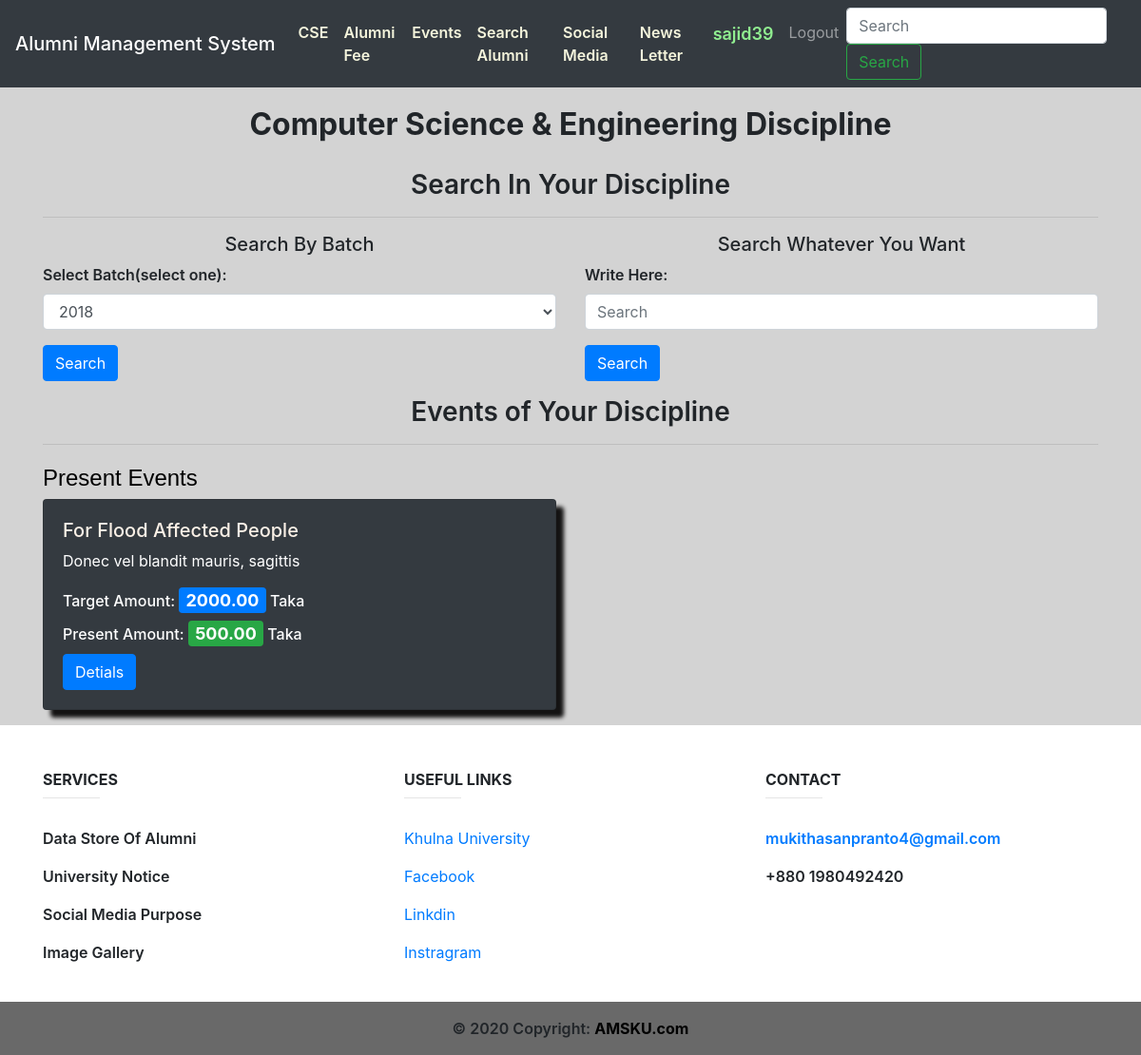
The page /discipline_view/ (signed in) on the database its author committed.
### alumni_profile/models.py (models this page shows, shortened)
class Alumni_Profile(models.Model):
    discipline_list = ['Architecture','CSE','ECE','Math','URP','Physics','Chemistry','Stat','Pharmacy','BGE','FWT','FMRT','Agrotechnology','ES','SWE','BAD','HRM','DP','PM','DS','History','English','Bangla','IER','Sculpture','Econ','Sociology','MCJ','Law']
    Discipline_Choices = []
    for x in discipline_list:
        Discipline_Choices.append((x,x))
    Id_Choices = []
    for x in range(1,51):
        Id_Choices.append((str(x),str(x)))
    Batch_Choices = []
    for x in range(1991,2019):
        Batch_Choices.append((str(x),str(x)))
    job_list=['Agriculture','Architecture and Construction','Business Management and Administration','Education','Finance','Food','Government and Public Administration','Health Science','Human Services','Law, Public Safety, Corrections and Security','Manufacturing','Marketing, Sales and Service','Natural Resources','Science, Technology and Engineering','Other']
    Job_Choices = []
    for x in job_list:
        Job_Choices.append((x,x))
    country_list = ["Afghanistan","Albania","Algeria","Andorra","Angola","Anguilla","Antigua &amp; Barbuda","Argentina","Armenia","Aruba","Australia","Austria","Azerbaijan","Bahamas","Bahrain","Bangladesh","Barbados","Belarus","Belgium","Belize","Benin","Bermuda","Bhutan","Bolivia","Bosnia &amp; Herzegovina","Botswana","Brazil","British Virgin Islands","Brunei","Bulgaria","Burkina Faso","Burundi","Cambodia","Cameroon","Cape Verde","Cayman Islands","Chad","Chile","China","Colombia","Congo","Cook Islands","Costa Rica","Cote D Ivoire","Croatia","Cruise Ship","Cuba","Cyprus","Czech Republic","Denmark","Djibouti","Dominica","Dominican Republic","Ecuador","Egypt","El Salvador","Equatorial Guinea","Estonia","Ethiopia","Falkland Islands","Faroe Islands","Fiji","Finland","France","French Polynesia","French West Indies","Gabon","Gambia","Georgia","Germany","Ghana","Gibraltar","Greece","Greenland","Grenada","Guam","Guatemala","Guernsey","Guinea","Guinea Bissau","Guyana","Haiti","Honduras","Hong Kong","Hungary","Iceland","India","Indonesia","Iran","Iraq","Ireland","Isle of Man","Israel","Italy","Jamaica","Japan","Jersey","Jordan","Kazakhstan","Kenya","Kuwait","Kyrgyz Republic","Laos","Latvia","Lebanon","Lesotho","Liberia","Libya","Liechtenstein","Lithuania","Luxembourg","Macau","Macedonia","Madagascar","Malawi","Malaysia","Maldives","Mali","Malta","Mauritania","Mauritius","Mexico","Moldova","Monaco","Mongolia","Montenegro","Montserrat","Morocco","Mozambique","Namibia","Nepal","Netherlands","Netherlands Antilles","New Caledonia","New Zealand","Nicaragua","Niger","Nigeria","Norway","Oman","Pakistan","Palestine","Panama","Papua New Guinea","Paraguay","Peru","Philippines","Poland","Portugal","Puerto Rico","Qatar","Reunion","Romania","Russia","Rwanda","Saint Pierre &amp; Miquelon","Samoa","San Marino","Satellite","Saudi Arabia","Senegal","Serbia","Seychelles","Sierra Leone","Singapore","Slovakia","Slovenia","South Africa","South Korea","Spain","Sri Lanka","St Kitts &amp; Nevis","St Lucia","St Vincent","St. Lucia","Sudan","Suriname","Swaziland","Sweden","Switzerland","Syria","Taiwan","Tajikistan","Tanzania","Thailand","Timor L'Este","Togo","Tonga","Trinidad &amp; Tobago","Tunisia","Turkey","Turkmenistan","Turks &amp; Caicos","Uganda","Ukraine","United Arab Emirates","United Kingdom","Uruguay","Uzbekistan","Venezuela","Vietnam","Virgin Islands (US)","Yemen","Zambia","Zimbabwe"]
    Country_Choices = []
    for x in country_list:
        Country_Choices.append((x,x))
    full_name = models.CharField(max_length=255)
    image = models.FileField(upload_to='uploads/')
    certificate = models.FileField(upload_to='uploads/')
    discipline = models.CharField(max_length=255,choices=Discipline_Choices)
    student_id = models.CharField(max_length=10)
    batch = models.CharField(max_length=50,choices=Batch_Choices)
    job_type = models.CharField(max_length=50)
    job_position = models.CharField(max_length=60)
    company_name = models.CharField(max_length=60,blank=True)
    higher_study = models.CharField(max_length=60)
    present_address = models.CharField(max_length=60)
    present_country = models.CharField(max_length=60,choices=Country_Choices)
    prmanent_address = models.CharField(max_length=60)
    mobile = models.CharField(max_length=60)
    facebook = models.URLField(max_length=60,blank=True)
    linkdin = models.URLField(max_length=60,blank=True)
    about_me = models.TextField()
    is_verified = models.BooleanField(default=False)
    ask_for_update_certificate = models.BooleanField(default=False)
    user = models.OneToOneField(settings.AUTH_USER_MODEL, on_delete=models.CASCADE,related_name="alumni")

### event/models.py (models this page shows, shortened)
class Event(models.Model):
    discipline_list = ['Architecture','CSE','ECE','Math','URP','Physics','Chemistry','Stat','Pharmacy','BGE','FWT','FMRT','Agrotechnology','ES','SWE','BAD','HRM','DP','PM','DS','History','English','Bangla','IER','Sculpture','Econ','Sociology','MCJ','Law']
    Discipline_Choices = []
    for x in discipline_list:
        Discipline_Choices.append((x,x))
    headline = models.CharField(max_length=100)
    description = models.TextField()
    discipline = models.CharField(max_length=255,choices=Discipline_Choices,blank=True)
    visible_to = models.CharField(max_length=255,choices=Discipline_Choices,blank=True)
    target_amount = models.DecimalField(max_digits=15, decimal_places=2)
    present_amount = models.DecimalField(max_digits=15, decimal_places=2,default=0)
    is_present = models.BooleanField(default=True)

### home/views.py (the view)
# urls.py: path('discipline_view/',discipline_view,name='discipline_view'),
def discipline_view(request):
    dis = request.user.alumni.discipline
    full_dis = discipline_dict[dis]
    print(full_dis)
    temp = Alumni_Profile.objects.filter(Q(discipline=dis) & Q(is_verified=True))
    batches = []
    for x in temp:
        if x.batch not in batches:
            batches.append(x.batch)
    dis_present = Event.objects.filter(Q(is_present=True) & Q(discipline=request.user.alumni.discipline))
    dis_prev = Event.objects.filter(Q(is_present=False) & Q(discipline=request.user.alumni.discipline))
    return render(request,"home/discipline_view.html",{'batches':batches,'events':dis_present,'past':dis_prev,'full_dis':full_dis})

### alumni_fee/context_processors.py (called while the page is built)
def add_variable_to_context(request):
    year_fee = Fee_Info.objects.get()
    current_news_letter = News_Letter.objects.all().order_by('-start_date').first()
    return {
        'yearFee': year_fee.yearly_fee,
        'current_news_letter':current_news_letter,
    }

### templates/home/discipline_view.html (shortened to what this page needs)
{% extends "base.html" %}
{% load static %}
{% block content %}
<div style="background-color: lightgrey;">
    <div class="container">
        <h2 style="padding: 20px;text-align: center;font-weight: 700;">{{full_dis}} Discipline
        </h2>
        <h3 style="text-align: center;font-weight: 600;">Search In Your Discipline</h3>
        <hr>
        <div class="row">
            <div class="col-sm-6 pb-3">
                <h5 style="text-align: center;">Search By Batch</h5>
                <form action="{% url 'discipline_view_search_results' %}" method="POST">
                    <div class="form-group">
                        <label for="sel1" style="font-weight: 600;">Select Batch(select one):</label>
                        <select class="form-control" id="sel1" name="batch">
                            {% for bat in batches %}
                            <option value="{{bat}}">{{bat}}</option>
                            {% endfor %}
                        </select>
                    </div>
                    <button type="submit" class="btn btn-primary">Search</button>
                </form>
            </div>
            <div class="col-sm-6 pb-3">
                <h5 style="text-align: center;">Search Whatever You Want</h5>
                <form action="{% url 'discipline_view_search_results' %}" method="POST">
                    <div class="form-group">
                        <label for="discipline_advance" style="font-weight: 600;">Write Here:</label>
                        <input type="text" name="discipline_advance" id="" class="form-control" placeholder="Search">
                    </div>
                    <button type="submit" class="btn btn-primary">Search</button>
                </form>
            </div>
        </div>
        <h3 style="text-align: center;font-weight: 600;">Events of Your Discipline</h3>
        <hr>
        {% if events %}
        <h4 style="color: black;">Present Events</h4>
        {% endif %}
        <div class="row">
            {% for event in events %}
                {% if forloop.counter|divisibleby:2 %}
                <div class="col-sm-6 mb-3">
                    <div class="card bg-dark text-white" style="box-shadow: 8px 8px 4px rgb(20, 19, 19);">
                        <div class="card-body">
                            <h5 style="color:linen;">{{event.headline}}</h5>
                            <p>{{event.description| slice:":60"}}</p>
                            <h6>Target Amount: <span class="badge badge-primary" style="font-size: large;">{{event.target_amount}}</span> Taka</h6>
                            <h6>Present Amount: <span class="badge badge-success" style="font-size: large;">{{event.present_amount}}</span> Taka</h6>
                            <form action="{% url 'event_details' event.id %}">
                                <input type="submit" value="Detials" class="btn btn-primary">
                            </form>
                        </div>
                    </div>
                </div>
                {% else %}
                <div class="col-sm-6 mb-3">
                    <div class="card bg-dark text-white" style="box-shadow: 8px 8px 4px rgb(20, 19, 19);">
                        <div class="card-body">
                            <h5 style="color:linen;">{{event.headline}}</h5>
                            <p>{{event.description| slice:":35"}}</p>
                            <h6>Target Amount: <span class="badge badge-primary" style="font-size: large;">{{event.target_amount}}</span> Taka</h6>
                            <h6>Present Amount: <span class="badge badge-success" style="font-size: large;">{{event.present_amount}}</span> Taka</h6>
                            <form action="{% url 'event_details' event.id %}">
                                <input type="submit" value="Detials" class="btn btn-primary">
                            </form>
                        </div>
                    </div>
                </div>
                {% endif %}
                {% endfor %}
            </div>
    </div>
</div>
{% endblock %}

### templates/base.html (shortened to what this page needs)
<!DOCTYPE html>
<html lang="en">
{% load static %}
<head>
    <link rel="stylesheet" href="https://cdnjs.cloudflare.com/ajax/libs/font-awesome/4.7.0/css/font-awesome.min.css">
    <link rel="stylesheet" href="https://maxcdn.bootstrapcdn.com/bootstrap/4.5.2/css/bootstrap.min.css">
    <link rel="stylesheet" href="{% static 'profile/profile_style.css' %}">
    <link rel="stylesheet" href="{% static 'css/style.css' %}">
</head>
<body>
    <nav class="navbar navbar-expand-lg navbar-dark bg-dark">
        <a href="{% url 'home' %}"><span class="navbar-brand mb-0 h1">Alumni Management System</span></a>
        <div class="collapse navbar-collapse" id="navbarSupportedContent">
            <ul class="navbar-nav m-auto">
                {% if request.user.alumni.is_verified %}
                <li class="nav-item ">
                    <a class="nav-link" style="font-weight: 600;color: beige;"
                        href="{% url 'discipline_view' %}">{{request.user.alumni.discipline}}</a>
                </li>
                <li class="nav-item ">
                    <a class="nav-link" style="font-weight: 600;color: beige;"
                        href="{% url 'alumni_fee_home' request.user.alumni.id %}">Alumni Fee</a>
                </li>
                <li class="nav-item ">
                    <a class="nav-link" style="font-weight: 600;color: beige;" href="{% url 'event_view' %}">Events</a>
                </li>
                {% endif %}
                <li class="nav-item ">
                    <a class="nav-link" style="font-weight: 600;color: beige;" href="{% url 'search_view' %}">Search
                        Alumni</a>
                </li>
                <li class="nav-item ">
                    <a class="nav-link" style="font-weight: 600;color: beige;" href="{% url 'welcome_view' %}">Social
                        Media</a>
                </li>
                <li class="nav-item ">
                    <a class="nav-link" style="font-weight: 600;color: beige;" href="{% url 'news_view' current_news_letter.id %}">News Letter</a>
                </li>
                <li class="nav-item ">
                    <a class="nav-link" style="font-weight: 600;color: lightgreen;font-size: large;"
                        href="{% url 'alumni_profile' user.id %}">{{request.user}}</a>
                </li>
                <li class="nav-item ">
                    <a class="nav-link" href="{% url 'account_logout' %}">Logout</a>
                </li>
            </ul>
            <form class="form-inline my-2 my-lg-0" action="{% url 'advance_search_result' %}" method="POST">
                <input class="form-control mr-sm-2" name="search" type="search" placeholder="Search"
                    aria-label="Search">
                <button class="btn btn-outline-success my-2 my-sm-0" type="submit">Search</button>
            </form>
        </div>
    </nav>
    {% block content %}{% endblock %}
    <div class="container text-center text-md-left mt-5">
        <div class="row mt-3">
            <div class="col-md-4 col-lg-4 col-xl-4 mx-auto mb-4" style="font-weight: 600;">
                <h6 class="text-uppercase font-weight-bold">Services</h6>
                <hr class="deep-purple accent-2 mb-4 mt-0 d-inline-block mx-auto" style="width: 60px;">
                <p>
                    Data Store Of Alumni
                </p>
                <p>
                    University Notice
                </p>
                <p>
                    Social Media Purpose
                </p>
                <p>
                    Image Gallery
                </p>
            </div>
            <div class="col-md-4 col-lg-4 col-xl-4 mx-auto mb-4">
                <h6 class="text-uppercase font-weight-bold">Useful links</h6>
                <hr class="deep-purple accent-2 mb-4 mt-0 d-inline-block mx-auto" style="width: 60px;">
                <p>
                    <a href="#!">Khulna University</a>
                </p>
                <p>
                    <a href="#!">Facebook</a>
                </p>
                <p>
                    <a href="#!">Linkdin</a>
                </p>
                <p>
                    <a href="#!">Instragram</a>
                </p>
            </div>
            <div class="col-md-4 col-lg-4 col-xl-4 mx-auto mb-md-0 mb-4" style="font-weight: 600;">
                <h6 class="text-uppercase font-weight-bold">Contact</h6>
                <hr class="deep-purple accent-2 mb-4 mt-0 d-inline-block mx-auto" style="width: 60px;">
                <p>
                    <a href="mailto:mukithasanpranto4@gmail.com">mukithasanpranto4@gmail.com</a>
                </p>
                <p>
                    +880 1980492420</p>
            </div>
        </div>
    </div>
    <div class="footer-copyright text-center py-3" style="background-color: dimgrey;font-weight: 600;">© 2020 Copyright:
        <a href="#" style="color: black;font-weight: 700;"> AMSKU.com</a>
    </div>
</body>
</html>

### home/static/css/style.css (style rules this page uses)
.info h3,h4 { font-family: 'Franklin Gothic Medium', 'Arial Narrow', Arial, sans-serif; color: whitesmoke; padding-top:5px ; }

### templates/base.html (style rules this page uses)
* { box-sizing: border-box; }

### rows shown on the page
Alumni_Profile: batch "2018"
Event: headline "For Flood Affected People", description "Donec vel blandit mauris, sagittis", target_amount "2000.00", present_amount "500.00"

### other values the page prints
{{ request.user.alumni.discipline }} "CSE"
{{ request.user }} "sajid39"
{{ full_dis }} "Computer Science & Engineering"
